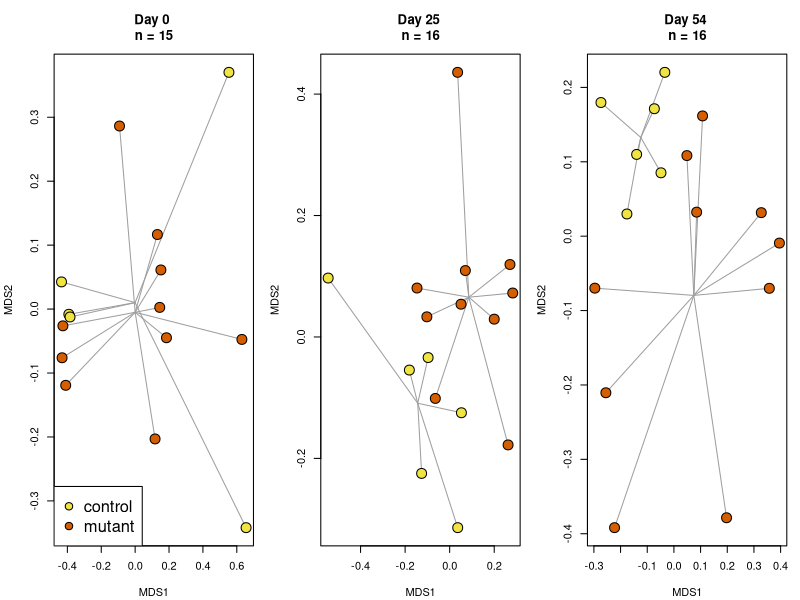

The R source for this figure:

library(vegan)


map <- read.csv("data/ASD_map.csv",
                header=TRUE,
                row.names=1)

map$sample.id <- paste0(map$mouse,
                        ".",
                        substr(map$genotype, 1, 1),
                        ".",
                        map$time)

otu <- read.csv("data/FD_OTU_mice21.csv",
                row.names = 1,
                header = T)


otu <- otu[match(map$sample.id, row.names(otu)),]

######################### FINISH MAP ############################
# mice were separated by sex and genotype
map$cage <- paste0(map$genotype, ".", map$sex)

map$invsimp <- diversity(otu, "invsimp")
m.dist <- vegdist(otu)
map$discription <- paste("day", map$time, map$genotype)

map$color[map$genotype == "mutant"] <-  "#D55E00"
map$color[map$genotype != "mutant"] <-  "#F0E442"


par(mfrow=c(1, 3))
par(mar=c(4.1, 4.1, 4.1, 1))

time.pick <- c(0, 25, 54)

for(i in 1 : length(time.pick)){

  now <- time.pick[i]

  otu.pick <- otu[map$time == now , ]
  map.pick <- map[map$time == now , ]

  set.seed(42)
  otu.nmds <- metaMDS(otu.pick, plot = F,  k = 2, try = 20)

  {plot(otu.nmds$points,
        main = paste("Day", time.pick[i],
                     "\nn =", nrow(otu.pick)))

    ordispider(otu.nmds$points, groups = map.pick$discription,
               col = 8, lty = 1)
    points(otu.nmds$points, pch = 21, bg = map.pick$color, cex = 2)

    if(now == 0){
      legend("bottomleft",
             pch = 21,
             cex = 1.5,
             pt.bg = c(  map.pick[1,]$color,
                         map.pick[2,]$color),
             legend = c(  map.pick[1,]$genotype,
                          map.pick[2,]$genotype))
    }
  }
}
